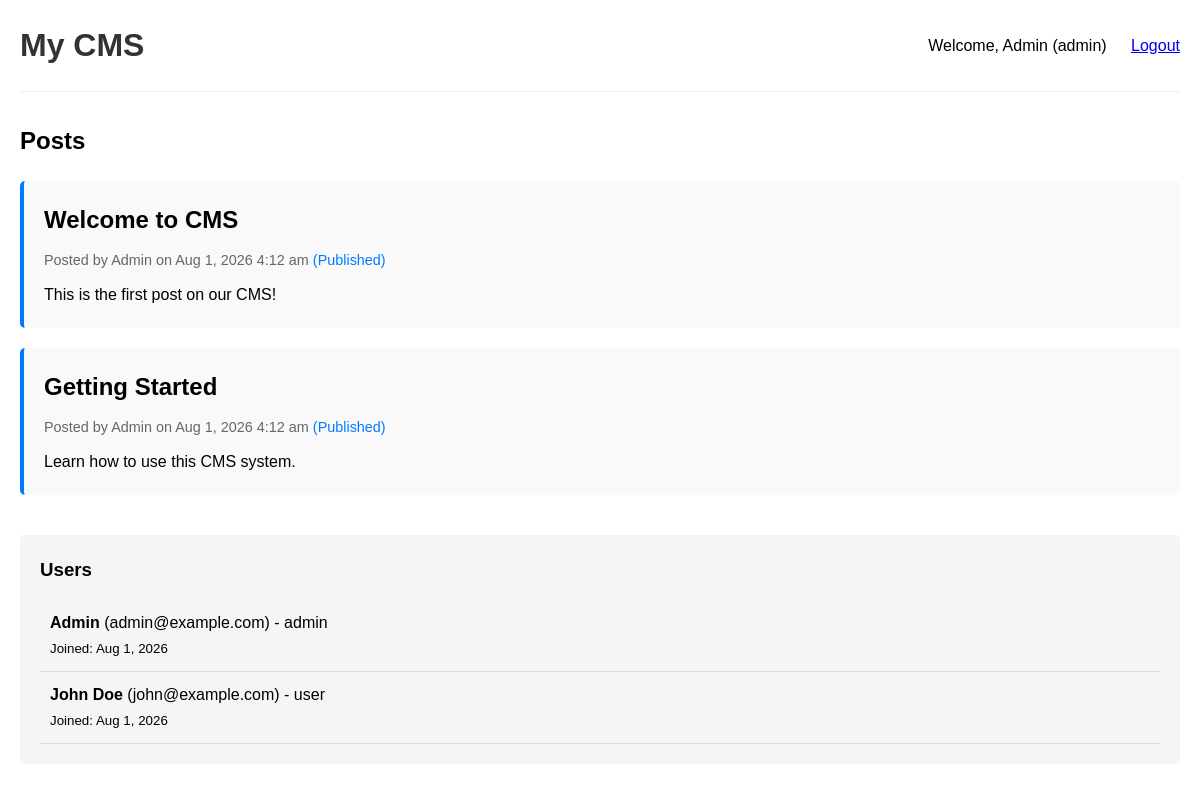
The page / (signed in) on the database its author committed.
### tables this page shows
CREATE TABLE IF NOT EXISTS users (
    id INT AUTO_INCREMENT PRIMARY KEY,
    name VARCHAR(100) NOT NULL,
    email VARCHAR(100) NOT NULL UNIQUE,
    password VARCHAR(255) NOT NULL,
    role ENUM('admin', 'user') DEFAULT 'user',
    created_at TIMESTAMP DEFAULT CURRENT_TIMESTAMP,
    updated_at TIMESTAMP DEFAULT CURRENT_TIMESTAMP ON UPDATE CURRENT_TIMESTAMP
);

CREATE TABLE IF NOT EXISTS posts (
    id INT AUTO_INCREMENT PRIMARY KEY,
    title VARCHAR(255) NOT NULL,
    content TEXT,
    user_id INT NOT NULL,
    status ENUM('draft', 'published') DEFAULT 'draft',
    created_at TIMESTAMP DEFAULT CURRENT_TIMESTAMP,
    updated_at TIMESTAMP DEFAULT CURRENT_TIMESTAMP ON UPDATE CURRENT_TIMESTAMP,
    FOREIGN KEY (user_id) REFERENCES users(id) ON DELETE CASCADE
);

### config.php (called while the page is built, shortened)
<?php
spl_autoload_register(function ($class) {
    $file = __DIR__ . '/includes/' . $class . '.php';
});

### includes/Database.php (called while the page is built, shortened)
<?php
class Database {
    private PDO $connection;
    private static ?self $instance = null;
    private function __construct() {
        $dsn = 'mysql:host=' . DB_HOST . ';dbname=' . DB_NAME . ';charset=utf8mb4';
        try {
            $this->connection = new PDO($dsn, DB_USER, DB_PASS, [
                PDO::ATTR_ERRMODE => PDO::ERRMODE_EXCEPTION,
                PDO::ATTR_DEFAULT_FETCH_MODE => PDO::FETCH_ASSOC,
                PDO::ATTR_EMULATE_PREPARES => false,
            ]);
        } catch (PDOException $e) {
            die('Database connection failed: ' . $e->getMessage());
        }
    }
    public static function getInstance(): self {
        if (self::$instance === null) {
            self::$instance = new self();
        }
        return self::$instance;
    }
    public function query(string $sql, array $params = []): PDOStatement {
        $stmt = $this->connection->prepare($sql);
        $stmt->execute($params);
        return $stmt;
    }
    public function fetch(string $sql, array $params = []): array|false {
        return $this->query($sql, $params)->fetch();
    }
    public function fetchAll(string $sql, array $params = []): array {
        return $this->query($sql, $params)->fetchAll();
    }
}

### includes/Post.php (called while the page is built, shortened)
<?php
class Post {
    private Database $db;
    public function __construct() {
        $this->db = Database::getInstance();
    }
    public function getPublished(): array {
        return $this->db->fetchAll(
            "SELECT p.*, u.name as author_name
             FROM posts p
             JOIN users u ON p.user_id = u.id
             WHERE p.status = 'published'
             ORDER BY p.created_at DESC"
        );
    }
}

### includes/User.php (called while the page is built, shortened)
<?php
class User {
    private Database $db;
    public function __construct() {
        $this->db = Database::getInstance();
    }
    public function getAll(): array {
        return $this->db->fetchAll("SELECT * FROM users ORDER BY created_at DESC");
    }
    public function getById(int $id): array|false {
        return $this->db->fetch("SELECT * FROM users WHERE id = ?", [$id]);
    }
    public function isLoggedIn(): bool {
        return isset($_SESSION['user_id']);
    }
    public function getCurrentUser(): array|null {
        return $this->getById((int)$_SESSION['user_id']);
    }
}

### views/home.php (the view)
<h2>Posts</h2>
<?php if (empty($posts)): ?>
    <p>No posts yet.</p>
<?php else: ?>
    <?php foreach ($posts as $p): ?>
        <div class="post">
            <h2><?= htmlspecialchars($p['title']) ?></h2>
            <div class="meta">
                Posted by <?= htmlspecialchars($p['author_name']) ?>
                on <?= date('M j, Y g:i a', strtotime($p['created_at'])) ?>
                <span style="color: #007bff;">(<?= ucfirst($p['status']) ?>)</span>
            </div>
            <div><?= nl2br(htmlspecialchars($p['content'])) ?></div>
        </div>
    <?php endforeach; ?>
<?php endif; ?>
<?php if ($user->isLoggedIn()): ?>
    <div class="user-list" style="margin-top: 40px;">
        <h3>Users</h3>
        <ul>
            <?php foreach ($allUsers as $u): ?>
                <li>
                    <strong><?= htmlspecialchars($u['name']) ?></strong>
                    (<?= htmlspecialchars($u['email']) ?>) -
                    <?= htmlspecialchars($u['role']) ?>
                    <br>
                    <small>Joined: <?= date('M j, Y', strtotime($u['created_at'])) ?></small>
                </li>
            <?php endforeach; ?>
        </ul>
    </div>
<?php endif; ?>

### views/layout.php (shortened to what this page needs)
<!DOCTYPE html>
<html lang="en">
<head>
</head>
<body>
    <header>
        <h1><?= htmlspecialchars(SITE_NAME) ?></h1>
        <nav>
            <?php if ($user->isLoggedIn()): ?>
                <span>Welcome, <?= htmlspecialchars($currentUser['name']) ?> (<?= htmlspecialchars($currentUser['role']) ?>)</span>
                <a href="?action=logout" style="margin-left: 20px;">Logout</a>
            <?php else: ?>
                <span>Not logged in</span>
            <?php endif; ?>
        </nav>
    </header>
    <main class="container">
        <?= $content ?? '' ?>
    </main>
</body>
</html>

### views/layout.php (style rules this page uses)
* { margin: 0; padding: 0; box-sizing: border-box; }
body { font-family: Arial, sans-serif; line-height: 1.6; max-width: 1200px; margin: 0 auto; padding: 20px; }
header { display: flex; justify-content: space-between; align-items: center; margin-bottom: 30px; padding-bottom: 20px; border-bottom: 1px solid #eee; }
h1 { color: #333; }
.post { background: #f9f9f9; padding: 20px; margin: 20px 0; border-radius: 5px; border-left: 4px solid #007bff; }
.post h2 { margin-bottom: 10px; }
.post .meta { color: #666; font-size: 0.9em; margin-bottom: 10px; }
.user-list { background: #f5f5f5; padding: 20px; border-radius: 5px; }
.user-list h3 { margin-bottom: 15px; }
.user-list ul { list-style: none; }
.user-list li { padding: 10px; border-bottom: 1px solid #ddd; }
.container { margin-top: 20px; }

### rows shown on the page
users: name "Admin", role "admin", email "admin@example.com", created_at "Aug 1, 2026"
posts: title "Welcome to CMS", user.name "Admin", created_at "Aug 1, 2026 4:12 am", status "Published", content "This is the first post on our CMS!"
posts: title "Getting Started", user.name "Admin", created_at "Aug 1, 2026 4:12 am", status "Published", content "Learn how to use this CMS system."
users: name "John Doe", email "john@example.com", role "user", created_at "Aug 1, 2026"

### other values the page prints
SITE_NAME "My CMS"
